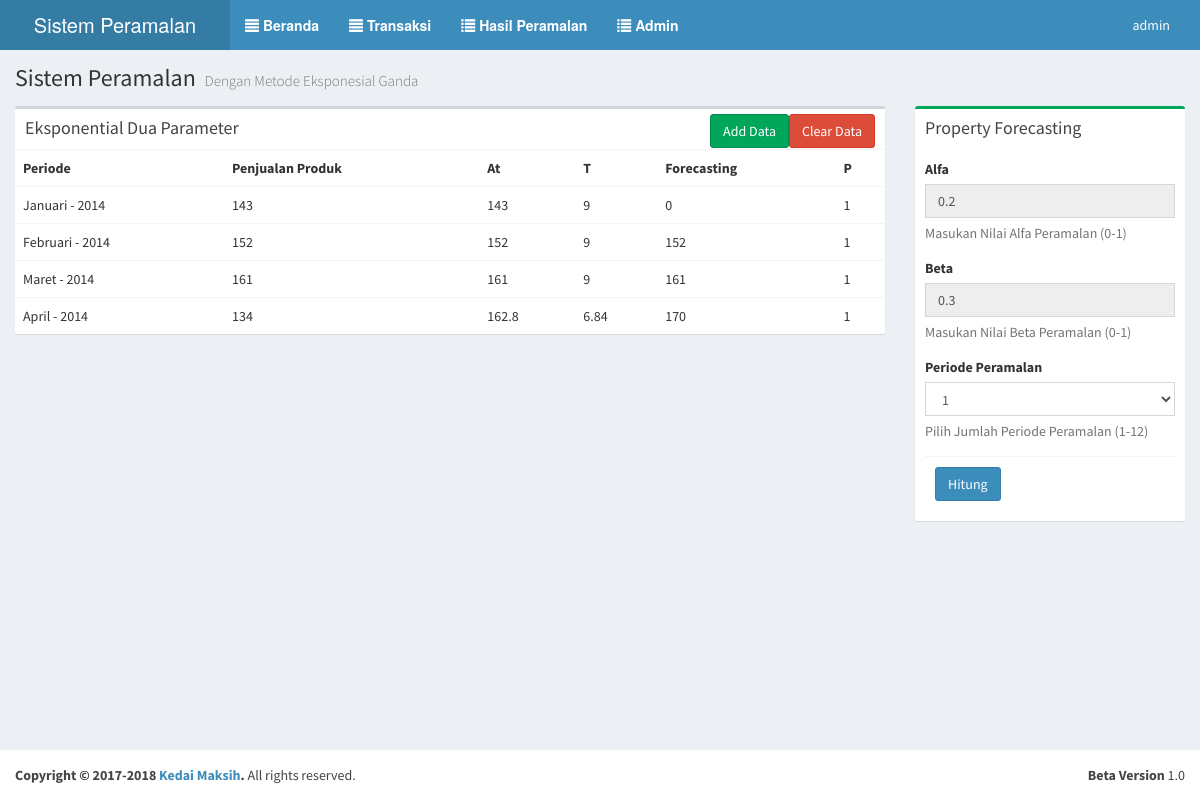
Screenshot of /index.php/double (signed in) with the database file from the repository.
### tables this page shows
CREATE TABLE `forecasting_transaction_double` (
  `id_transaction` int(12) NOT NULL,
  `periode` int(6) DEFAULT NULL,
  `x_value` float DEFAULT NULL,
  `at_value` float DEFAULT NULL,
  `t_value` float DEFAULT NULL,
  `forecasting` float DEFAULT NULL,
  `status` tinyint(2) DEFAULT NULL,
  `alfa` float DEFAULT NULL,
  `beta` float DEFAULT NULL
);

### application/controllers/Double.php (called while the page is built, shortened)
<?php
class Double extends MY_Controller {
    var $meta_title = "Sistem Peramalan";
    var $meta_desc = "";
	var $arrMonth = array(
						  "01" => "Januari" ,
						  "02" => "Februari" ,
						  "03" => "Maret" ,
						  "04" => "April" ,
						  "05" => "Mei" ,
						  "06" => "Juni" ,
						  "07" => "Juli" ,
						  "08" => "Agustus" ,
						  "09" => "September" ,
						  "10" => "Oktober" ,
						  "11" => "November" ,
						  "12" => "Desember" ,
						  );
	var $arrPeriode = array(
						  "1" => "1" ,
						  "2" => "2" ,
						  "3" => "3" ,
						  "4" => "4" ,
						  "5" => "5" ,
						  "6" => "6" ,
						  "7" => "7" ,
						  "8" => "8" ,
						  "9" => "9" ,
						  "10" => "10" ,
						  "11" => "11" ,
						  "12" => "12" ,
						  );
	var $arrYear = array("2014" => "2014",
						  "2015" => "2015",
						  "2016" => "2016",
						  );
    public function __construct(){
		$this->load->model("forecasting_model");
		$this->load->model("forecasting_model_double");
    }
	public function index()
	{
		$dt = array(
            "title" => $this->meta_title,
            "description" => $this->meta_desc,
			"container" => $this->_double_params(),
			"custom_js" => array(
				ASSETS_JS_URL."form/double.js",
			),
		);
		$this->_render("default",$dt);
	}
	private function _double_params(){
		$frmMonthList = form_dropdown("month_list" , $this->arrMonth , "" , "id='month_list' class='form-control'");
		$frmYearList = form_dropdown("year_list" , $this->arrYear , "" , "id='year_list' class='form-control'");
		$frmPeriode = form_dropdown("periode_list" , $this->arrPeriode , "" , "id='periode_list' class='form-control' ");
		$dt = array(
			"frm_month_list"=> $frmMonthList,
			"frm_year_list"=> $frmYearList,
			"frm_periode_list" => $frmPeriode
		);
		$resTransaction = $this->forecasting_model_double->getAllDataTransaction();
		$alfa = "";
		$beta = "";
		if(!empty($resTransaction)){
			$alfa = $resTransaction[0]['alfa'];
			$beta = $resTransaction[0]['beta'];
		}
		$dt["data_transaction"] = $this->forecasting_model_double->getAllDataTransaction();
		$dt["arrMonth"]  = $this->arrMonth;
		$dt["alfaValue"] = $alfa;
		$dt["betaValue"] = $beta;
		$ret = $this->load->view("forecasting/content_2" , $dt , true);
        return $ret;
	}
}

### index.php (called while the page is built, shortened)
<?php
require_once BASEPATH.'core/CodeIgniter.php';

### application/models/Forecasting_model_double.php (called while the page is built, shortened)
<?php
class Forecasting_model_double extends CI_Model {
	var $table = "transaction_double";
    public function getAllDataTransaction(){
        $this->db->from($this->table);
        $data = $this->db->get();
        return $data->result_array();
    }
}

### application/core/MY_Controller.php (called while the page is built, shortened)
<?php
class MY_Controller extends CI_Controller {
	var $site_active = "greencore";
	var $base_url_site = "";
	function __construct(){
		$this->load->library("breadcrumbs");
	}
	public function _render($template,$cnf = array()){
		$template = (isset($cnf['template'])) ? $cnf['template'] : 'template/default';
        $css_script = '';
        if (isset($cnf['custom_css']) && is_array($cnf['custom_css']))
        {
            foreach ($cnf['custom_css'] as $val)
            {
                $css_script .= "<link rel=\"stylesheet\" href=\"" . $val . "\" />\n\t";
            }
        }
        else
        {
            $css_script = isset($cnf['custom_css']) ? isset($cnf['custom_css']) : '';
        }
        $js_script = '';
        if (isset($cnf['custom_js']) && is_array($cnf['custom_js']))
        {
            foreach ($cnf['custom_js'] as $val)
            {
                $js_script .= "<script type=\"text/javascript\" src=\"" . $val . "\"></script>\n\t\t";
            }
        }
        else
        {
            $js_script = isset($cnf['custom_js']) ? isset($cnf['custom_js']) : '';
        }
        $meta_refresh = '1800';
		$setting_cms = $this->config->item("site_property");
		$default_set = $setting_cms[$this->site_active];
        $color_template = $default_set['theme_color'];
		$site_name = $default_set['cms_name'];
		$theme_default = "skin-".$color_template;
        $dt = array(
            'meta_title' => isset($cnf['title']) ? $cnf['title'] : $site_name,
            'description' => isset($cnf['description']) ? $cnf['description'] : '',
            'keywords' => isset($cnf['keywords']) ? $cnf['keywords'] : '',
            'url' => isset($cnf['url']) ? $cnf['url'] : '',
            'og_image' => isset($cnf['og_image']) ? $cnf['og_image'] : '',
            'meta_refresh' => $meta_refresh,
            'expires' => '',
			'header_title' => (isset($cnf['header'])) ? $cnf['header'] : '',
            'custom_css' => $css_script,
			'assets_css_url' => ASSETS_CSS_URL,
			'assets_js_url' => ASSETS_JS_URL,
			'assets_image_url' => ASSETS_IMAGE_URL,
			'theme' => $theme_default,
            'custom_js' => $js_script,
			'base_url_admin' => $this->base_url_site,
            'main_content' => (isset($cnf['container'])) ? $cnf['container'] : '',
			"head_navbar" => $this->_get_header_nav(),
			"side_navbar" => $this->_get_sidebar_nav(),
			"main_footer" => $this->_get_footer(),
        );
		$this->load->view($template,$dt);
	}
	private function _get_header_nav(){
		$menu["username"] = $this->session->userdata("username");
		$menu["link_logout"] = base_url()."login/logout/";
		$ret = $this->load->view("template/navbar/header_nav" , $menu , true);
		return $ret;
	}
	private function _get_sidebar_nav(){
		$menu["sidebar_nav"] = array("user" =>
									array("class" => "glyphicon glyphicon-user",
										  "desc" => "User",
										  "main_url" => $this->base_url_site."user/",
										  "sub_menu" => ""
										  ),
									"post" =>
									array("class" => "glyphicon glyphicon-list-alt",
										  "desc" => "Post",
										  "main_url" => $this->base_url_site."post/",
										  "sub_menu" => "post_sub"
										  ),
									"media" =>
									array("class" => "glyphicon glyphicon-picture",
										  "desc" => "Media",
										  "main_url" => $this->base_url_site."media/",
										  "sub_menu" => "media_sub"
										  ),
									"page" =>
									array("class" => "glyphicon glyphicon-file",
										  "desc" => "Page",
										  "main_url" => $this->base_url_site."page/",
										  "sub_menu" => ""
										  ),
									"gallery" =>
									array("class" => "glyphicon glyphicon-film",
										  "desc" => "Gallery",
										  "main_url" => $this->base_url_site."gallery/",
										  "sub_menu" => "gallery_sub"
										  ),
									"tags" =>
									array("class" => "glyphicon glyphicon-tags",
										  "desc" => "Tags",
										  "main_url" => $this->base_url_site."tags/",
										  "sub_menu" => ""
										  ),
									"category" =>
									array("class" => "glyphicon glyphicon-th-large",
										  "desc" => "Category",
										  "main_url" => $this->base_url_site."category/",
										  "sub_menu" => ""
										  ),
									"author" =>
									array("class" => "glyphicon glyphicon-sunglasses",
										  "desc" => "Author",
										  "main_url" => $this->base_url_site."author/",
										  "sub_menu" => ""
										  ),
									"trending" =>
									array("class" => "glyphicon glyphicon-flash",
										  "desc" => "Trending",
										  "main_url" => $this->base_url_site."trending/",
										  "sub_menu" => "trend_sub"
										  ),
									);
		$menu["submenu_side"] = array("post_sub" => array(
										"post_insert" => array(
											"class" => "glyphicon glyphicon-pencil",
											"url" => "insert/",
											"desc" => "Add New Post",
										 ),
										"post_list" => array(
											"class" => "glyphicon glyphicon-list",
											"url" => "",
											"desc" => "Post List",
										 ),
									), "media_sub" => array(
										"media_insert" => array(
											"class" => "glyphicon glyphicon-plus",
											"url" => "insert/",
											"desc" => "Add New Media",
										 ),
										"post_list" => array(
											"class" => "glyphicon glyphicon-book",
											"url" => "",
											"desc" => "Media Library",
										 ),
									),
									"gallery_sub" => array(
										"gallery_image" => array(
											"class" => "glyphicon glyphicon-camera",
											"url" => "image/",
											"desc" => "Images",
										 ),
										"gallery_video" => array(
											"class" => "glyphicon glyphicon-facetime-video",
											"url" => "video/",
											"desc" => "Video",
										 )
									),
									  "trend_sub" => array(
										"trend_news" => array(
											"class" => "glyphicon glyphicon-plus",
											"url" => "post/",
											"desc" => "Trend Posts",
										 ),
										"trend_tags" => array(
											"class" => "glyphicon glyphicon-book",
											"url" => "tags/",
											"desc" => "Trend Tags",
										 )),
									"setting_sub" => array(
										"trend_news" => array(
											"class" => "glyphicon glyphicon-plus",
											"url" => "cache/",
											"desc" => "Clear Cache",
										 ),
										)
								);
		$menu["site_active"] = $this->site_active;
		$arr_access = array();
		$menu["site_sidebar"] = $arr_access;
		$ret = $this->load->view("template/navbar/side_nav" , $menu , true);
		return $ret;
	}
	private function _get_footer(){
		$dt = array();
		$ret = $this->load->view("template/footer" , $dt , true);
		return $ret;
	}
}

### application/config/database.php (called while the page is built, shortened)
<?php
$username = "root";

### application/views/forecasting/content_2.php (the view, shortened to what this page needs)
<section class="content-header">
      <h1>
        Sistem Peramalan
        <small>Dengan Metode Eksponesial Ganda</small>
      </h1>
    </section>
<section class="content">
      <div class="row">
        <div class="col-md-9">
          <div class="box">
            <div class="box-header">
              <h3 class="box-title">Eksponential Dua Parameter</h3>
              <div class="box-tools">
                <div class="input-group input-group-sm" >
                  <a href="#" class="btn btn-success" id="add-forecast-double">Add Data</a>
                  <a href="#" class="btn btn-danger" onclick="truncateTableDouble()" id="clear-forecast">Clear Data</a>
                </div>
              </div>
            </div>
            <div class="box-body table-responsive no-padding">
              <table class="table table-hover">
                <tbody id="list_exspo_1">
                  <tr>
                  <th>Periode</th>
                  <th>Penjualan Produk</th>
                  <th>At</th>
                  <th>T</th>
                  <th>Forecasting</th>
                  <th>P</th>
                </tr>
                <?php
                  foreach($data_transaction as $rowTrans) :
                  $periode = $rowTrans['periode'];
                  $year = substr($periode,0,4);
                  $month = substr($periode,4,2);
                  $monthString = $arrMonth[$month];
                ?>
                <tr>
                  <td><?=$monthString." - ".$year?></td>
                  <td><?=$rowTrans['x_value']?></td>
                  <td><?=$rowTrans['at_value']?></td>
                  <td><?=$rowTrans['t_value']?></td>
                  <td><?=$rowTrans['forecasting']?></td>
                  <td>1</td>
                </tr>
                <?php
                endforeach;
                ?>
              </tbody></table>
            </div>
          </div>
        </div>
        <div class="col-md-3">
            <div class="box box-success">
                <div class="box-header">
                  <h3 class="box-title" id="form-head">Property Forecasting</h3>
                </div>
                <div class="box-body">
                  <form method="post" id="frm-eksponensial">
                  <?php
                  $readonlyAlfa = !empty($alfaValue) ? "readonly" : "";
                  $readonlyBeta = !empty($betaValue) ? "readonly" : "";
                  ?>
                   <div class="form-group">
                        <label>Alfa</label>
                        <input type="text" class="form-control" <?=$readonlyAlfa?> value="<?=$alfaValue?>" placeholder="Nilai Alfa Peramalan" name="nilai_alfa" id="nilai_alfa" required="required">
                        <p class="help-block">Masukan Nilai Alfa Peramalan (0-1)</p>
                    </div>
                   <div class="form-group">
                        <label>Beta</label>
                        <input type="text" class="form-control" <?=$readonlyBeta?> value="<?=$betaValue?>" placeholder="Nilai Beta Peramalan" name="nilai_beta" id="nilai_beta" required="required">
                        <p class="help-block">Masukan Nilai Beta Peramalan (0-1)</p>
                    </div>
                   <div class="form-group">
                        <label>Periode Peramalan</label>
                        <?=$frm_periode_list?>
                        <p class="help-block">Pilih Jumlah Periode Peramalan (1-12)</p>
                    </div>
                    <div class="box-footer">
                        <button type="button" onclick="hitungPeramalanDouble()" class="btn btn-primary">Hitung</button>
                    </div>
                  </form>
                </div>
            </div>
        </div>
      </div>

### application/views/template/navbar/header_nav.php (shortened to what this page needs)
<header class="main-header">
    <a href="<?= base_url()?>" class="logo">
    Sistem Peramalan</a>
    <nav class="navbar navbar-static-top" role="navigation">
       <a href="<?=base_url()?>forecasting/dashboard/" class="sidebar-toggle" >
        <span class="glyphicon glyphicon-align-justify"></span> Beranda
      </a>
      <a href="<?=base_url()?>" class="sidebar-toggle" >
        <span class="glyphicon glyphicon-align-justify"></span> Transaksi
      </a>
      <a href="<?=base_url()."hasil/"?>" class="sidebar-toggle" >
        <span class="glyphicon glyphicon-list"></span> Hasil Peramalan
      </a>
      <a href="<?=base_url()."user/"?>" class="sidebar-toggle" >
        <span class="glyphicon glyphicon-list"></span> Admin
      </a>
<div class="navbar-custom-menu">
        <ul class="nav navbar-nav">
          <li class="dropdown user user-menu">
            <a href="#" class="dropdown-toggle" data-toggle="dropdown">
              <span class="hidden-xs"><i class="fa fa-user"> </i> <?=$username?></span>
            </a>
          </li>
        </ul>
      </div>
    </nav>
</header>

### application/views/template/footer.php
<footer class="main-footer">
    <div class="pull-right hidden-xs">
      <b>Beta Version</b> 1.0
    </div>
    <strong>Copyright &copy; 2017-2018 <a href="http://technobit.id">Kedai Maksih</a>.</strong> All rights reserved.
</footer>

### application/views/template/default.php (shortened to what this page needs)
<!DOCTYPE html>
<html>
  <head>
    <link href="<?=ASSETS_URL?>bootstrap/css/bootstrap.min.css" rel="stylesheet" type="text/css" />
    <link href="<?=ASSETS_URL?>dist/css/AdminLTE.css" rel="stylesheet" type="text/css" />
    <link href="<?=ASSETS_URL?>plugins/datatables/dataTables.bootstrap.css" rel="stylesheet" type="text/css" />
    <link href="<?=ASSETS_URL?>dist/css/skins/_all-skins.min.css" rel="stylesheet" type="text/css" />
    <link href="<?=ASSETS_URL?>plugins/morris/morris.css" rel="stylesheet" type="text/css" />
    <link href="<?=ASSETS_URL?>plugins/datepicker/datepicker3.css" rel="stylesheet" type="text/css" />
    <link href="<?=ASSETS_URL?>custom/css/global.css" rel="stylesheet" type="text/css" />
  </head>
  <body class="skin-blue sidebar-collapse fixed">
    <div class="wrapper">
    <?=$head_navbar?>
 <div class="content-wrapper clearfix">
    <?=$main_content?>
  </div>
  <?=$main_footer?>
  </div>
  </body>
</html>

### rows the page displays
forecasting_transaction_double: periode "Januari", periode "2014", x_value "143", at_value "143", t_value "9", forecasting "0"
forecasting_transaction_double: periode "Februari", periode "2014", x_value "152", at_value "152", t_value "9", forecasting "152"
forecasting_transaction_double: periode "Maret", periode "2014", x_value "161", at_value "161", t_value "9", forecasting "161"
forecasting_transaction_double: periode "April", periode "2014", x_value "134", at_value "162.8", t_value "6.84", forecasting "170"

### other values shown
$username "admin"
